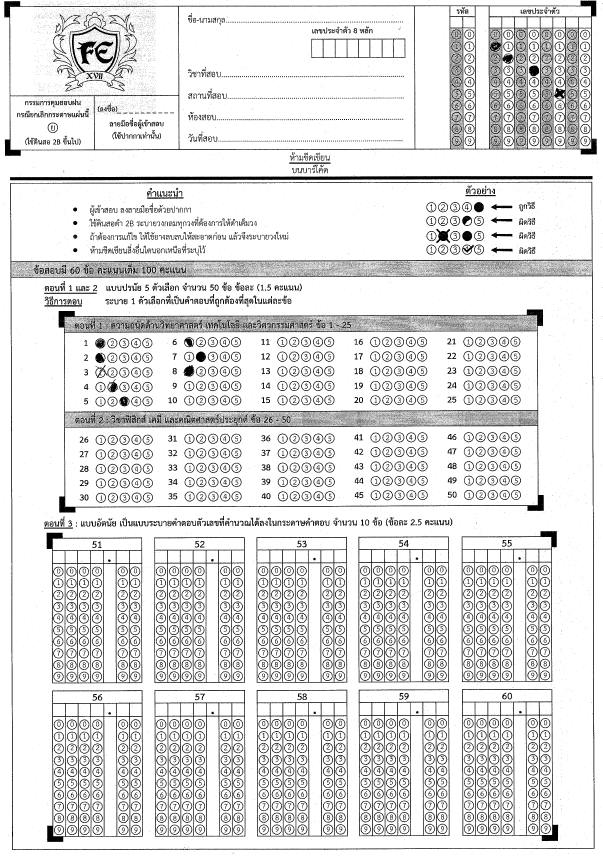
#> input picture Test_page-0001.jpg, 1205 x 1718 px (shown at 1/2 size)
$ python -i util.py   (imports and definitions only)
#> lines starting #> are read from the running program, lines starting #| are printed output that depends on the picture; after the words box and inside, x2 and y2 are one past the last pixel; in counts of white or black regions, pixels touching at a corner belong together
import pickle
import numpy as np
import cv2
from cv2.typing import MatLike

class MyPickle:
    # [10 lines left out: functions __init__, get_file, not called in this run]

class ScorePaper:
    # [9 lines left out: function __init__, not called in this run]

    def set_seat_no(self, index):
        self.seat_no[index // 10] = str(index % 10)

    def set_id(self, index):
        index -= 20
        self.id[index // 10] = str(index % 10)

    def set_cancel(self, flag):
        self.cancle = flag

    # [20 lines left out: function set_answer, not called in this run]

    def get_answer(self):
        return self.answer

    def get_id(self):
        return "".join(self.id)

    def get_cancel(self):
        return self.cancle

    # [7 lines left out: function name_section_indexing, not called in this run]

    def answer_section_indexing(self, index):
        self.set_answer(index)

    # [15 lines left out: functions print, getPickleIntances, not called in this run]

def accept(expected: int, actual: int) -> bool:
    return abs(expected - actual) / expected * 100 < 5

def cropImage(test_case: str) -> list[MatLike]:
#> called with test_case = 'Test_page-0001.jpg'
    expected_height_1 = 224
    expected_height_2 = 981
    min_area = 200000

    og_image = cv2.imread(test_case)
#> og_image is the input picture: shape (1718, 1205, 3); min 0, max 255, mean 223.7
    og_image = cv2.resize(og_image, (1000, 1250), interpolation=cv2.INTER_LINEAR)
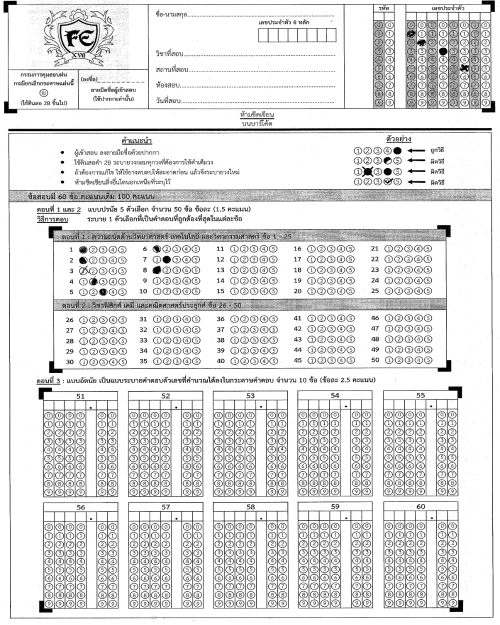
#> og_image: shape (1250, 1000, 3) (shown at 1/2 size); min 0, max 255, mean 223.6
    og_image = cv2.cvtColor(og_image, cv2.COLOR_BGR2GRAY)
#> og_image: shape (1250, 1000)

    cropped_rectangles = []
    adpt_thresh = cv2.adaptiveThreshold(
        og_image, 255, cv2.ADAPTIVE_THRESH_GAUSSIAN_C, cv2.THRESH_BINARY_INV, 51, 9
    )
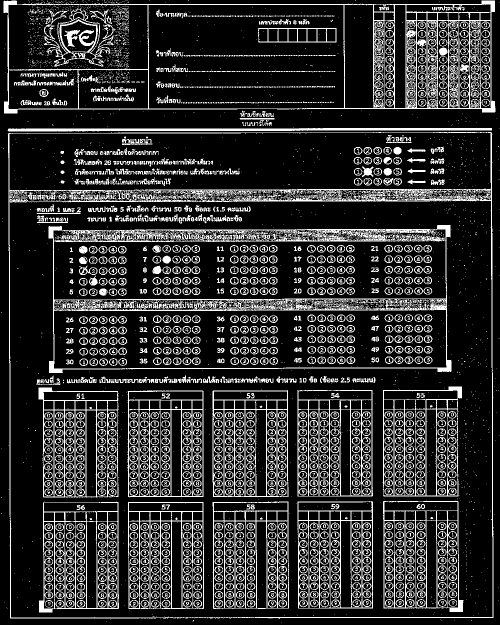
#> adpt_thresh: shape (1250, 1000) (shown at 1/2 size); 19.1% white in thin lines or dots
    contours, _ = cv2.findContours(
        adpt_thresh, cv2.RETR_EXTERNAL, cv2.CHAIN_APPROX_SIMPLE
    )
#> contours = 207 contours, 199 with area under 20; largest, box (x1, y1, x2, y2) and area: (16, 264, 987, 1238) 937271, (7, 1, 991, 227) 203769, (15, 256, 984, 263) 3983, (479, 236, 549, 243) 140, (524, 222, 531, 234) 37, (532, 226, 548, 234) 36, (480, 221, 490, 234) 32, (537, 244, 544, 252) 20
    for contour in contours:
        if cv2.contourArea(contour) > 4000:
            x, y, w, h = cv2.boundingRect(contour)
            cropped_rectangle = cv2.cvtColor(og_image[y : y + h, x : x + w], cv2.COLOR_GRAY2BGR)
            height = cropped_rectangle.shape[0]
            area = cropped_rectangle.shape[0] * cropped_rectangle.shape[1]
            if (accept(expected_height_1, height) or accept(expected_height_2, height)) and area > min_area:
                cropped_rectangles.append(cropped_rectangle)
#> this loop made 207 passes
#> (x, y, w, h, height, area) on passes 46, 205: (16, 264, 971, 974, 974, 945754), (7, 1, 984, 226, 226, 222384)
#> contour on passes 1, 2, 3, 4, 5, 7: [[562, 1244]], [[213, 1243]], [[942, 1241], [943, 1241]], [[882, 1241]], [[908, 1240]], [[881, 1239]]
#> after the loop, cropped_rectangles = 2 items
    cropped_rectangles.sort(key=lambda x: x.shape[0] * x.shape[1])
    cv2.imwrite("mock_images/rectangle_1.png", cropped_rectangles[1])
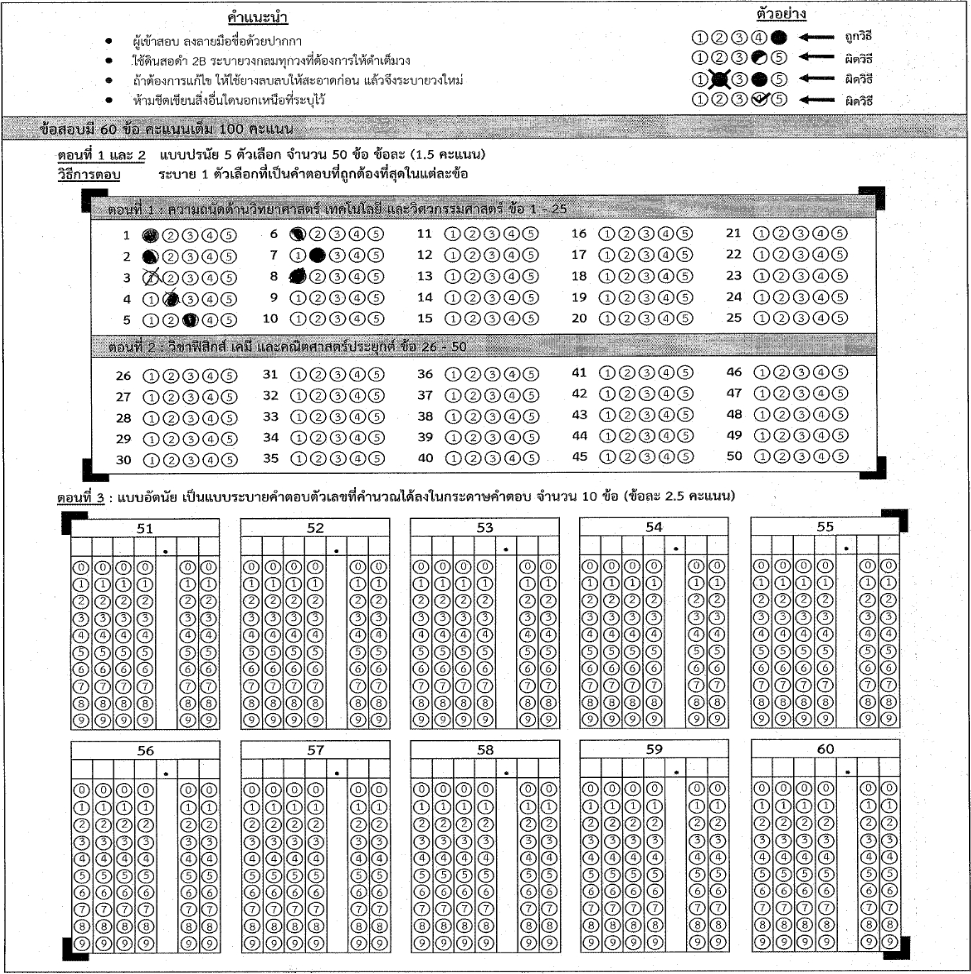
#> saved as rectangle_1.png: shape (974, 971, 3); min 0, max 255, mean 221.9
    cv2.imwrite("mock_images/rectangle_2.png", cropped_rectangles[0])
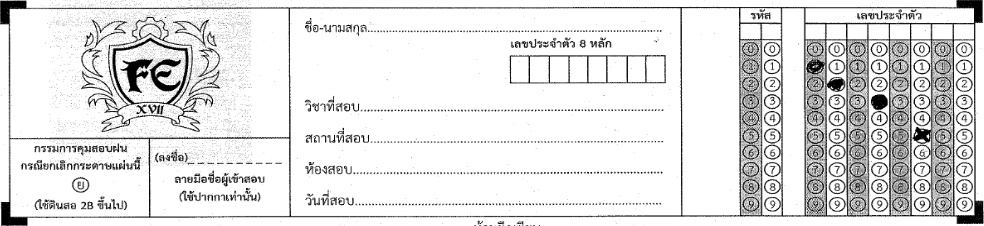
#> saved as rectangle_2.png: shape (226, 984, 3); min 0, max 255, mean 225.1

    return cropped_rectangles

# [76 lines left out: functions convertToBinary, checkDetectedCircles, getScorePaper, not called in this run]

>>> result = cropImage('Test_page-0001.jpg')
#> result = 2 items
